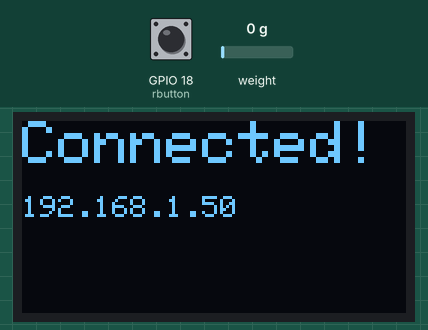
A program run on a simulated ESP32. Shown: 128×64 one-colour display. The test bench sets the inputs (shaded band); at power-on: weight on the scale 0 g, GPIO 18 (rbutton) HIGH. WiFi joins after 1.5 s; servers stay silent unless stated; uploads are accepted with an empty reply; what the program prints to the serial monitor is not drawn.

Above: at 3.6 s.
At 7.7 s:
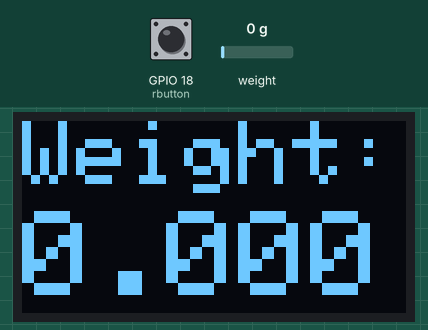
7.8 s: weight on the scale set to 100 g
At 9.3 s:
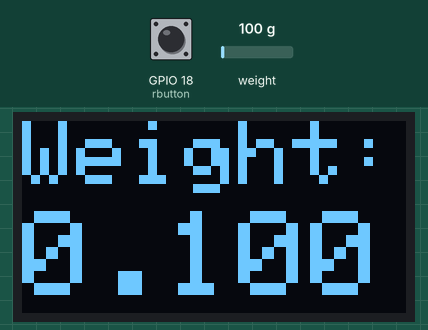
9.6 s: weight on the scale set to 1250 g
At 11.3 s:
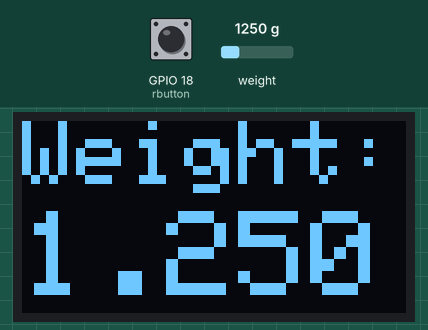
11.6 s: weight on the scale set to 2500 g
At 13.5 s:
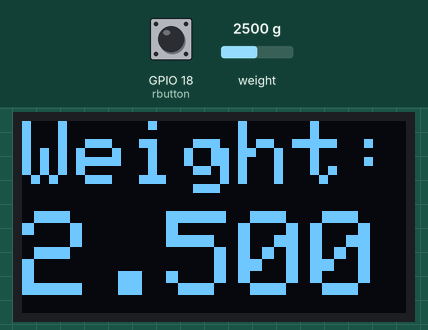
Timing chart, 0 to 15.0 s (numbered marks = the images above; inputs shaded):
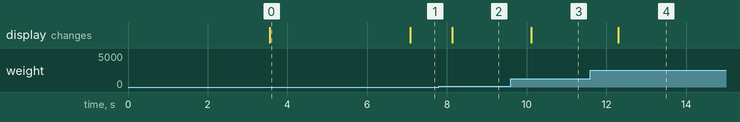

The program:

main.cpp
```cpp
#include "HX711.h"
#include <stdlib.h>
#include <Wire.h>
#include <Adafruit_GFX.h>
#include <Adafruit_SSD1306.h>
#include <Ticker.h>
#include <Arduino.h>
#include <WiFi.h>
#include <HTTPClient.h>
void updateDisplay();
float calibration_factor = 206140;
bool objectOnScale = false;
unsigned long stableStartTime = 0;

#define DOUT  23
#define CLK  19
HX711 scale;

int rbutton = 18; // this button will be used to reset the scale to 0.
String myString;
String cmessage; // complete message
char buff[10];
float weight;
float lastWeight = 0;

//Wifi data
const char* ssid = "Jerald";
const char* password = "gehjkwqn";
const char* serverName = "https://script.google.com/macros/s/AKfycbxKe8RibJaiie_4nkjhCXyuEtf36cuxcMbGaRow03R2j3k_B1gzM3FlAt1bEJDG-7sM/exec";

// for the OLED display

#define SCREEN_WIDTH 128 // OLED display width, in pixels
#define SCREEN_HEIGHT 64 // OLED display height, in pixels

// Declaration for an SSD1306 display connected to I2C (SDA, SCL pins)
#define OLED_RESET     -1 // Reset pin # (or -1 if sharing Arduino reset pin)
Adafruit_SSD1306 display(SCREEN_WIDTH, SCREEN_HEIGHT, &Wire, OLED_RESET);

void sendWeightToSheet(float weightValue) {
  if (WiFi.status() == WL_CONNECTED) {
    HTTPClient http;
    http.begin(serverName);
    http.addHeader("Content-Type", "application/json");

    String json = "{\"weight\":" + String(weightValue, 3) + "}";

    int httpResponseCode = http.POST(json);
    Serial.print("HTTP Response: ");
    Serial.println(httpResponseCode);

    http.end();
  }
}

void setup() {

  scale.begin(DOUT, CLK);
  Serial.begin(9600);
  //rtc_clk_cpu_freq_set(RTC_CPU_FREQ_80M);
  pinMode(rbutton, INPUT_PULLUP);
  scale.set_scale();
  scale.tare(); //Reset the scale to 0
  long zero_factor = scale.read_average(); //Get a baseline reading

  //wifi
  Serial.println("Connecting to WiFi...");
  WiFi.begin(ssid, password);

  while (WiFi.status() != WL_CONNECTED) {
    delay(500);
    Serial.print(".");
  }

  Serial.println("\nWiFi connected!");
  Serial.println(WiFi.localIP());


  display.begin(SSD1306_SWITCHCAPVCC, 0x3C);
  display.clearDisplay();
  display.setTextSize(2);
  display.setCursor(0, 0);
  display.setTextColor(WHITE);
  display.print("Connected!");
  display.setTextSize(1);
  display.setCursor(0, 25);
  display.print(WiFi.localIP());
  display.display();
  delay(3000);
  display.clearDisplay();


}
void loop() {

  scale.set_scale(calibration_factor); //Adjust to this calibration factor
  weight = scale.get_units(5); //5
  myString = dtostrf(weight, 3, 3, buff);

  Serial.print("Weight: ");
  Serial.println(weight);

  // Noise filter
  if (abs(weight) < 0.01) {
    weight = 0;
  }

  // Detect object on scale
  if (weight > 0.01) {

      // If first time detecting weight
      if (!objectOnScale) {
          objectOnScale = true;
          stableStartTime = millis();   // start stability timer
      }

      // If weight has been stable for 1 second, send it
      if (millis() - stableStartTime > 1000) {
          Serial.println("Stable weight detected. Sending...");
          sendWeightToSheet(weight);
          stableStartTime = millis() + 100000;  // prevent repeated sending
      }

  } else {
      // Reset when object removed
      objectOnScale = false;
  }

    //update display
    updateDisplay();

    cmessage = cmessage + "Weight" + ":" + myString + "Kg"+",";
    Serial.println(cmessage);
    cmessage = "";

    Serial.println();

    if ( digitalRead(rbutton) == LOW)
    {
      scale.set_scale();
    scale.tare(); //Reset the scale to 0
    }


}


void updateDisplay()
{


// Oled display
  display.clearDisplay();
  display.setTextSize(3);
  display.setCursor(0,0); // column row
  display.print("Weight:");

  display.setTextSize(4);
  display.setCursor(0,30);
  display.print(myString);

 display.display();
}
```

Measured:
- after the input at 7.8 s, the display: changes after 0.34 s (image 2)
- after the input at 9.6 s, the display: changes after 0.52 s (image 3)
- after the input at 11.6 s, the display: changes after 0.69 s (image 4)
- what the display in image 0 shows lasts 3.5 s, from 3.6 s to 7.1 s
